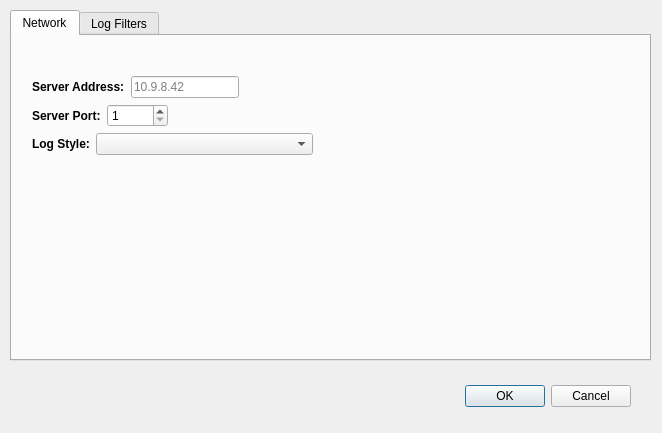
<?xml version="1.0" encoding="UTF-8"?>
<ui version="4.0">
 <class>PrefsDialog</class>
 <widget class="QDialog" name="PrefsDialog">
  <property name="geometry">
   <rect>
    <x>0</x>
    <y>0</y>
    <width>662</width>
    <height>433</height>
   </rect>
  </property>
  <property name="windowTitle">
   <string>Preferences</string>
  </property>
  <widget class="QDialogButtonBox" name="buttonBox">
   <property name="geometry">
    <rect>
     <x>450</x>
     <y>380</y>
     <width>181</width>
     <height>32</height>
    </rect>
   </property>
   <property name="orientation">
    <enum>Qt::Horizontal</enum>
   </property>
   <property name="standardButtons">
    <set>QDialogButtonBox::Cancel|QDialogButtonBox::Ok</set>
   </property>
  </widget>
  <widget class="QTabWidget" name="tabWidget">
   <property name="geometry">
    <rect>
     <x>10</x>
     <y>10</y>
     <width>641</width>
     <height>351</height>
    </rect>
   </property>
   <property name="tabShape">
    <enum>QTabWidget::Rounded</enum>
   </property>
   <property name="currentIndex">
    <number>0</number>
   </property>
   <widget class="QWidget" name="networkTab">
    <attribute name="title">
     <string>Network</string>
    </attribute>
    <widget class="QWidget" name="">
     <property name="geometry">
      <rect>
       <x>20</x>
       <y>40</y>
       <width>281</width>
       <height>111</height>
      </rect>
     </property>
     <layout class="QFormLayout" name="serverLayout">
      <item row="0" column="0">
       <layout class="QFormLayout" name="serverAddressFormLayout">
        <item row="0" column="1">
         <widget class="QLineEdit" name="serverAddressLineEdit">
          <property name="text">
           <string/>
          </property>
          <property name="placeholderText">
           <string>10.9.8.42</string>
          </property>
         </widget>
        </item>
        <item row="0" column="0">
         <widget class="QLabel" name="serverAddressLabel">
          <property name="font">
           <font>
            <weight>75</weight>
            <bold>true</bold>
           </font>
          </property>
          <property name="text">
           <string>Server Address:</string>
          </property>
         </widget>
        </item>
       </layout>
      </item>
      <item row="1" column="0">
       <layout class="QFormLayout" name="serverPortFormLayout">
        <item row="0" column="1">
         <widget class="QSpinBox" name="serverPortSpinBox">
          <property name="specialValueText">
           <string/>
          </property>
          <property name="minimum">
           <number>1</number>
          </property>
          <property name="maximum">
           <number>65535</number>
          </property>
          <property name="value">
           <number>1</number>
          </property>
         </widget>
        </item>
        <item row="0" column="0">
         <widget class="QLabel" name="serverPortLabel">
          <property name="font">
           <font>
            <weight>75</weight>
            <bold>true</bold>
           </font>
          </property>
          <property name="text">
           <string>Server Port:</string>
          </property>
         </widget>
        </item>
       </layout>
      </item>
      <item row="2" column="0" colspan="2">
       <layout class="QFormLayout" name="logStyleFormLayout">
        <item row="0" column="0">
         <widget class="QLabel" name="logStyleLabel">
          <property name="font">
           <font>
            <weight>75</weight>
            <bold>true</bold>
           </font>
          </property>
          <property name="text">
           <string>Log Style:</string>
          </property>
         </widget>
        </item>
        <item row="0" column="1">
         <widget class="QComboBox" name="logStyleComboBox"/>
        </item>
       </layout>
      </item>
     </layout>
    </widget>
   </widget>
   <widget class="QWidget" name="filtersTab">
    <attribute name="title">
     <string>Log Filters</string>
    </attribute>
    <widget class="QWidget" name="layoutWidget">
     <property name="geometry">
      <rect>
       <x>10</x>
       <y>30</y>
       <width>371</width>
       <height>60</height>
      </rect>
     </property>
     <layout class="QVBoxLayout" name="eventIdLayout">
      <item>
       <widget class="QLabel" name="eventsLabel">
        <property name="font">
         <font>
          <weight>75</weight>
          <bold>true</bold>
          <underline>true</underline>
         </font>
        </property>
        <property name="text">
         <string>Event IDs</string>
        </property>
       </widget>
      </item>
      <item>
       <widget class="QLineEdit" name="eventsLineEdit">
        <property name="toolTip">
         <string>Input a comma seperated list of events to hide (eg 1492,42,27)</string>
        </property>
       </widget>
      </item>
     </layout>
    </widget>
    <widget class="QWidget" name="layoutWidget">
     <property name="geometry">
      <rect>
       <x>10</x>
       <y>140</y>
       <width>89</width>
       <height>119</height>
      </rect>
     </property>
     <layout class="QVBoxLayout" name="levelLayout">
      <item alignment="Qt::AlignHCenter">
       <widget class="QLabel" name="levelLabel">
        <property name="font">
         <font>
          <pointsize>13</pointsize>
          <weight>75</weight>
          <bold>true</bold>
          <underline>true</underline>
         </font>
        </property>
        <property name="text">
         <string>Hide</string>
        </property>
       </widget>
      </item>
      <item>
       <layout class="QVBoxLayout" name="checkBoxLayout">
        <item>
         <widget class="QCheckBox" name="warningCheckBox">
          <property name="text">
           <string>Warning</string>
          </property>
         </widget>
        </item>
        <item>
         <widget class="QCheckBox" name="errorCheckBox">
          <property name="text">
           <string>Error</string>
          </property>
         </widget>
        </item>
        <item>
         <widget class="QCheckBox" name="criticalCheckBox">
          <property name="text">
           <string>Critical</string>
          </property>
         </widget>
        </item>
       </layout>
      </item>
     </layout>
    </widget>
   </widget>
  </widget>
 </widget>
 <resources/>
 <connections>
  <connection>
   <sender>buttonBox</sender>
   <signal>accepted()</signal>
   <receiver>PrefsDialog</receiver>
   <slot>accept()</slot>
   <hints>
    <hint type="sourcelabel">
     <x>248</x>
     <y>254</y>
    </hint>
    <hint type="destinationlabel">
     <x>157</x>
     <y>274</y>
    </hint>
   </hints>
  </connection>
  <connection>
   <sender>buttonBox</sender>
   <signal>rejected()</signal>
   <receiver>PrefsDialog</receiver>
   <slot>reject()</slot>
   <hints>
    <hint type="sourcelabel">
     <x>316</x>
     <y>260</y>
    </hint>
    <hint type="destinationlabel">
     <x>286</x>
     <y>274</y>
    </hint>
   </hints>
  </connection>
 </connections>
</ui>
